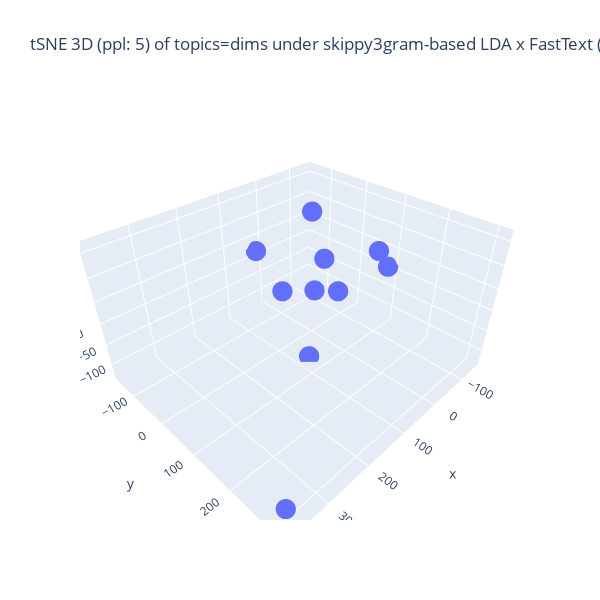

Write notebook code for a chart like this one.
### Code cell
%%capture --no-display

## Plotlyを使って tSNE の結果の可視化 (3D)
import numpy as np
import plotly.graph_objects as go

## 変数の指定
d1, d2, d3 = topic_tsne_3d[:,0], topic_tsne_3d[:,1], topic_tsne_3d[:,2]
fig = go.Figure(data = [go.Scatter3d(x = d1, y = d2, z = d3,
                                     mode = 'markers', marker = dict(size = 7)) ])

## 3D 散布図にラベルを追加する処理は未実装
if use_FastText:
    if use_LDA:
        title_val = f"tSNE 3D (ppl: {top_perplexity_val}) of topics=dims under {term_type}-based LDA x FastText ({n_topics} dims=topics)"
    else:
        title_val = f"tSNE 3D (ppl: {top_perplexity_val}) of dims under FastText ({n_topics} dims=topics)"
else:
    title_val = f"tSNE 3D (ppl: {top_perplexity_val}) of topics {term_type}-based LDA ({n_topics} topics)"
#
fig.update_layout(title = dict(text = title_val),
                  autosize = False, width = 600, height = 600,)
fig.show()

### Figure 1 — Plotly figure (JSON) as saved in the notebook; plotly's stock layout.template omitted (floating-point values rounded to 4 significant figures)
{"data": [{"marker": {"size": 7}, "mode": "markers", "type": "scatter3d", "x": [23.27, -22.9, -147.9, -82.07, 14.2, 72.01, 378.2, -71.68, 8.076, 75.15], "y": [-154.4, 146.9, 87.52, -69.92, 10.0, -16.49, 312.6, -31.84, 79.61, 65.31], "z": [17.47, 116.0, 5.849, -97.84, 162.8, -4.677, -84.45, 8.836, 10.21, -129.2]}], "layout": {"autosize": false, "height": 600, "title": {"text": "tSNE 3D (ppl: 5) of topics=dims under skippy3gram-based LDA x FastText (10 dims=topics)"}, "width": 600}}
